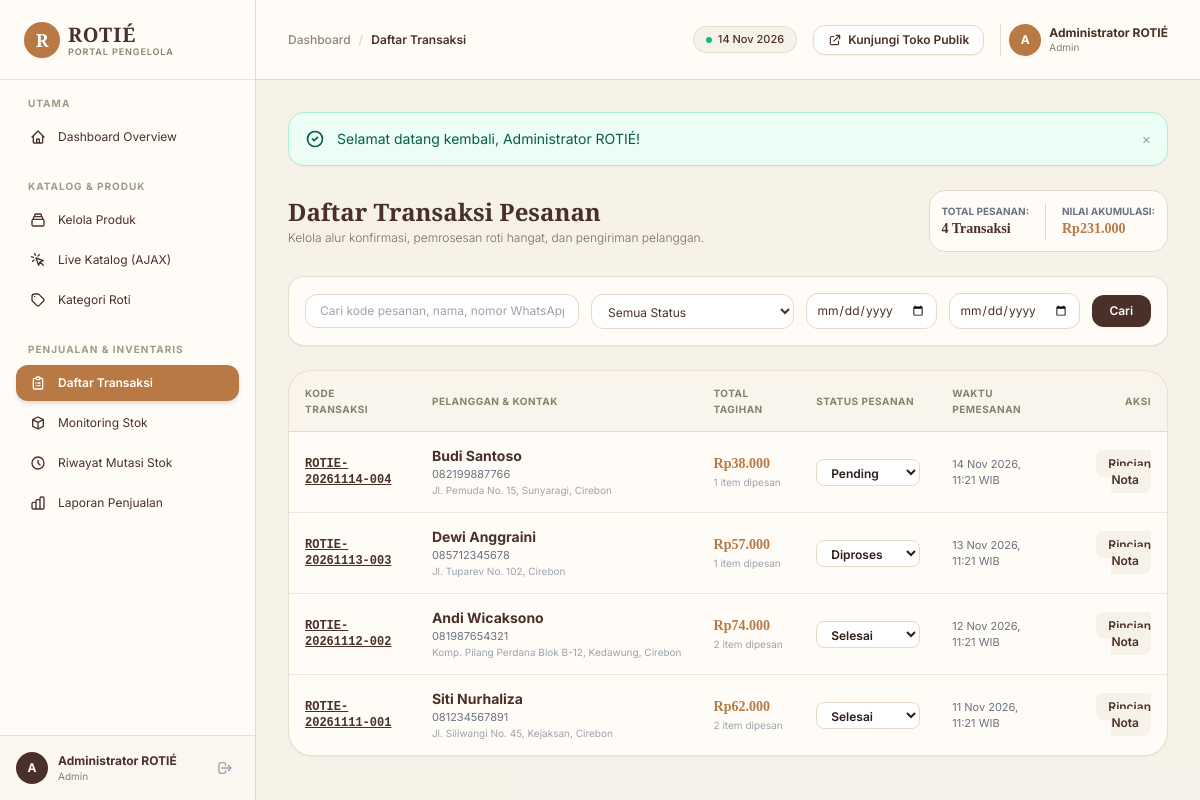
Page /admin.php?mod=transaksi&act=list (signed in) on the committed database.
### tables this page shows
CREATE TABLE `orders` (
  `id` INT(11) NOT NULL AUTO_INCREMENT,
  `kode_pesanan` VARCHAR(30) NOT NULL,
  `customer_id` INT(11) NOT NULL,
  `total_harga` DECIMAL(12,2) NOT NULL DEFAULT 0.00,
  `status` ENUM('pending', 'diproses', 'selesai', 'dibatalkan') NOT NULL DEFAULT 'pending',
  `catatan` TEXT DEFAULT NULL,
  `created_at` DATETIME NOT NULL DEFAULT CURRENT_TIMESTAMP,
  `updated_at` DATETIME DEFAULT CURRENT_TIMESTAMP ON UPDATE CURRENT_TIMESTAMP,
  PRIMARY KEY (`id`),
  UNIQUE KEY `uk_orders_kode` (`kode_pesanan`),
  KEY `idx_orders_customer` (`customer_id`),
  KEY `idx_orders_status` (`status`),
  KEY `idx_orders_created` (`created_at`),
  CONSTRAINT `fk_orders_customer` FOREIGN KEY (`customer_id`) REFERENCES `customers` (`id`) ON UPDATE CASCADE
);

CREATE TABLE `customers` (
  `id` INT(11) NOT NULL AUTO_INCREMENT,
  `nama` VARCHAR(100) NOT NULL,
  `no_hp` VARCHAR(20) NOT NULL,
  `email` VARCHAR(100) DEFAULT NULL,
  `alamat` TEXT NOT NULL,
  `created_at` DATETIME NOT NULL DEFAULT CURRENT_TIMESTAMP,
  PRIMARY KEY (`id`),
  KEY `idx_customers_no_hp` (`no_hp`)
);

### helpers/security.php (called while the page is built, shortened)
<?php
function e(?string $data): string {
    return htmlspecialchars($data, ENT_QUOTES, 'UTF-8');
}
function csrf_token(): string {
    return $_SESSION['csrf_token'];
}
function format_rupiah($nominal): string {
    $val = (float) $nominal;
    return 'Rp' . number_format($val, 0, ',', '.');
}

### modules/transaksi/list.php (the view, shortened to what this page needs)
<?php
$pdo = getDBConnection();
$search       = trim($_GET['search'] ?? '');
$tglMulai     = trim($_GET['tgl_mulai'] ?? '');
$tglSelesai   = trim($_GET['tgl_selesai'] ?? '');
$sql = "
    SELECT o.*, c.nama AS nama_pelanggan, c.no_hp, c.alamat,
           (SELECT COUNT(*) FROM order_items WHERE order_id = o.id) AS total_items
    FROM orders o
    JOIN customers c ON o.customer_id = c.id
    WHERE 1=1
";
$params = [];
$sql .= " ORDER BY o.created_at DESC";
$stmt = $pdo->prepare($sql);
$stmt->execute($params);
$orders = $stmt->fetchAll();
$filteredTotalNominal = array_sum(array_column($orders, 'total_harga'));
?>
<div class="space-y-6">
    <div class="flex flex-col sm:flex-row sm:items-center justify-between gap-4">
        <div>
            <h1 class="font-display text-2xl font-bold text-rotie-brown">Daftar Transaksi Pesanan</h1>
            <p class="text-xs text-rotie-brown/70 font-light mt-0.5">Kelola alur konfirmasi, pemrosesan roti hangat, dan pengiriman pelanggan.</p>
        </div>
        <div class="p-3 bg-rotie-warm border border-rotie-beige rounded-2xl flex items-center gap-4 text-xs">
            <div>
                <span class="text-gray-500 block text-[10px] uppercase font-bold">Total Pesanan:</span>
                <span class="font-bold font-serif text-rotie-brown text-sm"><?= count($orders); ?> Transaksi</span>
            </div>
            <div class="border-l border-rotie-beige pl-4">
                <span class="text-gray-500 block text-[10px] uppercase font-bold">Nilai Akumulasi:</span>
                <span class="font-bold font-serif text-rotie-caramel text-sm"><?= format_rupiah($filteredTotalNominal); ?></span>
            </div>
        </div>
    </div>
    <div class="bg-rotie-warm border border-rotie-beige/80 rounded-2xl p-4 shadow-sm">
        <form method="GET" action="admin.php" class="grid grid-cols-1 sm:grid-cols-12 gap-3 items-center">
            <div class="sm:col-span-4">
                <input type="text" name="search" value="<?= e($search); ?>"
                       placeholder="Cari kode pesanan, nama, nomor WhatsApp..."
                       class="w-full px-3.5 py-2 bg-white border border-rotie-beige rounded-xl text-xs text-rotie-brown focus:outline-none focus:ring-1 focus:ring-rotie-caramel">
            </div>
            <div class="sm:col-span-3">
                <select name="status" class="w-full px-3 py-2 bg-white border border-rotie-beige rounded-xl text-xs text-rotie-brown focus:outline-none focus:ring-1 focus:ring-rotie-caramel">
                    <option value="">Semua Status</option>
                </select>
            </div>
            <div class="sm:col-span-2">
                <input type="date" name="tgl_mulai" value="<?= e($tglMulai); ?>"
                       class="w-full px-2.5 py-2 bg-white border border-rotie-beige rounded-xl text-xs text-rotie-brown focus:outline-none focus:ring-1 focus:ring-rotie-caramel">
            </div>
            <div class="sm:col-span-2">
                <input type="date" name="tgl_selesai" value="<?= e($tglSelesai); ?>"
                       class="w-full px-2.5 py-2 bg-white border border-rotie-beige rounded-xl text-xs text-rotie-brown focus:outline-none focus:ring-1 focus:ring-rotie-caramel">
            </div>
            <div class="sm:col-span-1 flex items-center gap-1">
                <button type="submit" class="w-full py-2 px-3 bg-rotie-brown text-white text-xs font-semibold rounded-xl hover:bg-rotie-caramel transition-colors shadow-sm">
                    Cari
                </button>
            </div>
        </form>
    </div>
    <div class="bg-rotie-warm border border-rotie-beige/80 rounded-3xl shadow-sm overflow-hidden">
        <div class="overflow-x-auto">
            <table class="w-full text-left text-xs">
                <thead>
                    <tr class="bg-rotie-cream/70 border-b border-rotie-beige text-rotie-olive font-bold uppercase tracking-wider text-[10px]">
                        <th class="py-3.5 px-4">Kode Transaksi</th>
                        <th class="py-3.5 px-4">Pelanggan & Kontak</th>
                        <th class="py-3.5 px-4">Total Tagihan</th>
                        <th class="py-3.5 px-4">Status Pesanan</th>
                        <th class="py-3.5 px-4">Waktu Pemesanan</th>
                        <th class="py-3.5 px-4 text-right">Aksi</th>
                    </tr>
                </thead>
                <tbody class="divide-y divide-rotie-beige/60">
                    <?php if (empty($orders)): ?>
                        <tr>
                            <td colspan="6" class="py-12 text-center text-gray-500">
                                Tidak ada transaksi yang sesuai dengan parameter filter.
                            </td>
                        </tr>
                    <?php else: ?>
                        <?php foreach ($orders as $o): ?>
                            <tr class="hover:bg-rotie-cream/30 transition-colors">
                                <td class="py-3.5 px-4 font-mono font-bold text-rotie-brown">
                                    <a href="admin.php?mod=transaksi&act=detail&id=<?= $o['id']; ?>" class="hover:text-rotie-caramel underline">
                                        <?= e($o['kode_pesanan']); ?>
                                    </a>
                                </td>
                                <td class="py-3.5 px-4">
                                    <span class="font-bold text-sm text-rotie-brown block"><?= e($o['nama_pelanggan']); ?></span>
                                    <span class="text-[11px] text-gray-500"><?= e($o['no_hp']); ?></span>
                                    <span class="text-[10px] text-gray-400 block truncate max-w-xs"><?= e($o['alamat']); ?></span>
                                </td>
                                <td class="py-3.5 px-4">
                                    <span class="font-serif font-bold text-sm text-rotie-caramel block"><?= format_rupiah($o['total_harga']); ?></span>
                                    <span class="text-[10px] text-gray-400"><?= (int)$o['total_items']; ?> item dipesan</span>
                                </td>
                                <td class="py-3.5 px-4">
                                    <select data-order-id="<?= $o['id']; ?>" data-csrf="<?= csrf_token(); ?>"
                                            class="tx-status-select py-1 px-2.5 rounded-lg text-xs font-semibold border border-rotie-beige bg-white focus:outline-none focus:ring-1 focus:ring-rotie-caramel">
                                        <option value="pending" <?= $o['status'] === 'pending' ? 'selected' : ''; ?>>Pending</option>
                                        <option value="diproses" <?= $o['status'] === 'diproses' ? 'selected' : ''; ?>>Diproses</option>
                                        <option value="selesai" <?= $o['status'] === 'selesai' ? 'selected' : ''; ?>>Selesai</option>
                                    </select>
                                </td>
                                <td class="py-3.5 px-4 text-gray-500 text-[11px]">
                                    <?= date('d M Y, H:i', strtotime($o['created_at'])); ?> WIB
                                </td>
                                <td class="py-3.5 px-4 text-right">
                                    <a href="admin.php?mod=transaksi&act=detail&id=<?= $o['id']; ?>"
                                       class="px-3 py-1.5 rounded-lg bg-rotie-cream hover:bg-rotie-caramel hover:text-white text-rotie-brown text-xs font-semibold transition-all">
                                        Rincian Nota
                                    </a>
                                </td>
                            </tr>
                        <?php endforeach; ?>
                    <?php endif; ?>
                </tbody>
            </table>
        </div>
    </div>
</div>

### rows in the picture
orders: kode_pesanan "ROTIE-20261114-004", customer.nama "Budi Santoso", customer.no_hp "082199887766", customer.alamat "Jl. Pemuda No. 15, Sunyaragi, Cirebon", total_harga "Rp38.000", total_items "1", status+id "Pending", created_at "14 Nov 2026, 11:21"
orders: kode_pesanan "ROTIE-20261113-003", customer.nama "Dewi Anggraini", customer.no_hp "085712345678", customer.alamat "Jl. Tuparev No. 102, Cirebon", total_harga "Rp57.000", total_items "1", status+id "Diproses", created_at "13 Nov 2026, 11:21"
orders: kode_pesanan "ROTIE-20261112-002", customer.nama "Andi Wicaksono", customer.no_hp "081987654321", customer.alamat "Komp. Pilang Perdana Blok B-12, Kedawung, Cirebon", total_harga "Rp74.000", total_items "2", status+id "Selesai", created_at "12 Nov 2026, 11:21"
orders: kode_pesanan "ROTIE-20261111-001", customer.nama "Siti Nurhaliza", customer.no_hp "081234567891", customer.alamat "Jl. Siliwangi No. 45, Kejaksan, Cirebon", total_harga "Rp62.000", total_items "2", status+id "Selesai", created_at "11 Nov 2026, 11:21"

### other values in the picture
substr($currentUser['username'] ?? 'A', 0, 1) "A"
$currentUser['nama_lengkap'] "Administrator ROTIÉ"
$currentUser['role'] "Admin"
$breadcrumbMod "Daftar Transaksi"
$flash['message'] "Selamat datang kembali, Administrator ROTIÉ!"
count($orders) "4"
format_rupiah($filteredTotalNominal) "Rp231.000"
